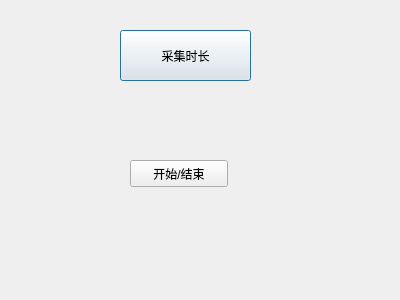
<?xml version="1.0" encoding="UTF-8"?>
<ui version="4.0">
 <class>myDlg6</class>
 <widget class="QDialog" name="myDlg6">
  <property name="geometry">
   <rect>
    <x>0</x>
    <y>0</y>
    <width>400</width>
    <height>300</height>
   </rect>
  </property>
  <property name="windowTitle">
   <string>Dialog</string>
  </property>
  <widget class="QPushButton" name="pushButton">
   <property name="geometry">
    <rect>
     <x>120</x>
     <y>30</y>
     <width>131</width>
     <height>51</height>
    </rect>
   </property>
   <property name="text">
    <string>采集时长</string>
   </property>
  </widget>
  <widget class="QPushButton" name="pushButton_2">
   <property name="geometry">
    <rect>
     <x>130</x>
     <y>160</y>
     <width>98</width>
     <height>27</height>
    </rect>
   </property>
   <property name="text">
    <string>开始/结束</string>
   </property>
  </widget>
 </widget>
 <resources/>
 <connections/>
</ui>
